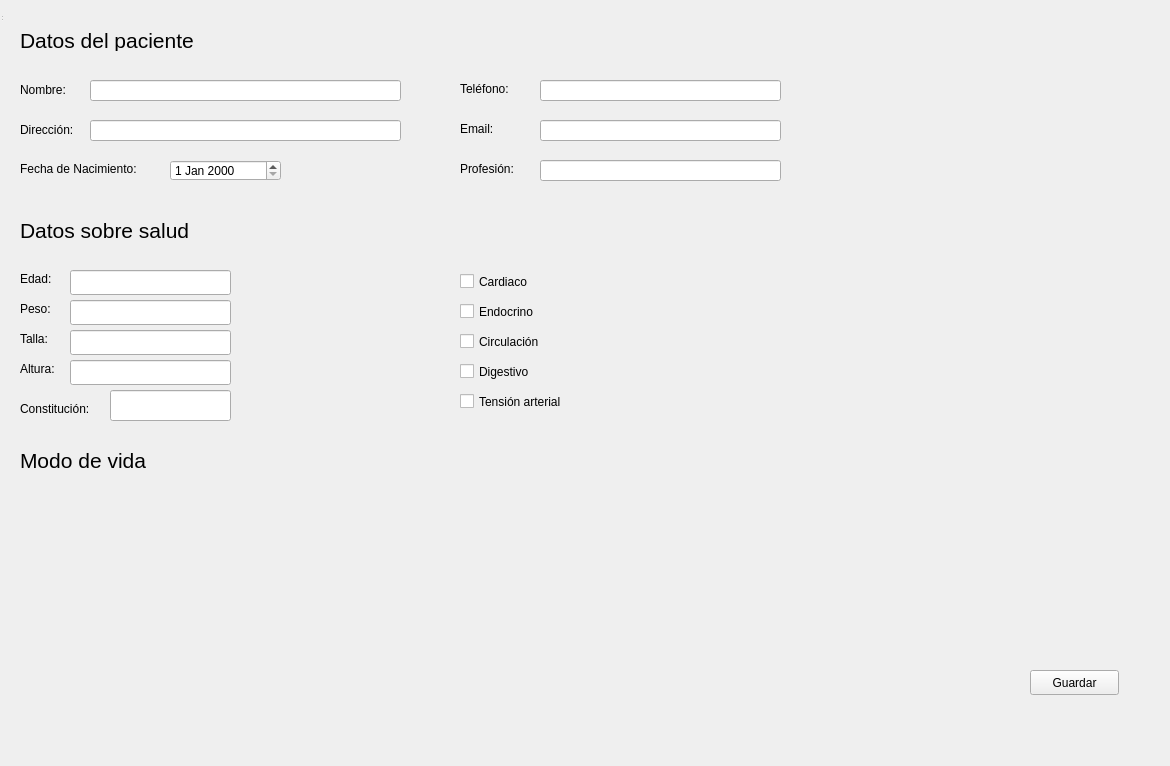
<?xml version="1.0" encoding="UTF-8"?>
<ui version="4.0">
    <class>savewindow</class>
    <widget class="QWidget" name="savewindow">
        <property name="geometry">
            <rect>
                <x>0</x>
                <y>0</y>
                <width>1170</width>
                <height>766</height>
            </rect>
        </property>
        <property name="windowTitle">
            <string>MainWindow</string>
        </property>
        <widget class="QWidget" name="centralwidget">
            <widget class="QLabel" name="PatientNameLable">
                <property name="geometry">
                    <rect>
                        <x>20</x>
                        <y>80</y>
                        <width>71</width>
                        <height>20</height>
                    </rect>
                </property>
                <property name="text">
                    <string>Nombre:</string>
                </property>
            </widget>
            <widget class="QLineEdit" name="PatientLineEdit">
                <property name="geometry">
                    <rect>
                        <x>90</x>
                        <y>80</y>
                        <width>311</width>
                        <height>21</height>
                    </rect>
                </property>
            </widget>
            <widget class="QLabel" name="AdressLabe">
                <property name="geometry">
                    <rect>
                        <x>20</x>
                        <y>120</y>
                        <width>67</width>
                        <height>20</height>
                    </rect>
                </property>
                <property name="text">
                    <string>Dirección:</string>
                </property>
            </widget>
            <widget class="QLineEdit" name="AdressLineEdit">
                <property name="geometry">
                    <rect>
                        <x>90</x>
                        <y>120</y>
                        <width>311</width>
                        <height>21</height>
                    </rect>
                </property>
            </widget>
            <widget class="QLabel" name="PhoneLabel">
                <property name="geometry">
                    <rect>
                        <x>460</x>
                        <y>80</y>
                        <width>67</width>
                        <height>17</height>
                    </rect>
                </property>
                <property name="text">
                    <string>Teléfono:</string>
                </property>
            </widget>
            <widget class="QLineEdit" name="PhoneLineEdit">
                <property name="geometry">
                    <rect>
                        <x>540</x>
                        <y>80</y>
                        <width>241</width>
                        <height>21</height>
                    </rect>
                </property>
            </widget>
            <widget class="QLabel" name="EmailLabel">
                <property name="geometry">
                    <rect>
                        <x>460</x>
                        <y>120</y>
                        <width>67</width>
                        <height>17</height>
                    </rect>
                </property>
                <property name="text">
                    <string>Email:</string>
                </property>
            </widget>
            <widget class="QLineEdit" name="EmailLineEdit">
                <property name="geometry">
                    <rect>
                        <x>540</x>
                        <y>120</y>
                        <width>241</width>
                        <height>21</height>
                    </rect>
                </property>
            </widget>
            <widget class="QLabel" name="BirthdateLabel">
                <property name="geometry">
                    <rect>
                        <x>20</x>
                        <y>160</y>
                        <width>151</width>
                        <height>17</height>
                    </rect>
                </property>
                <property name="text">
                    <string>Fecha de Nacimiento:</string>
                </property>
            </widget>
            <widget class="QDateEdit" name="BirthdateDateEdit">
                <property name="geometry">
                    <rect>
                        <x>170</x>
                        <y>160</y>
                        <width>111</width>
                        <height>21</height>
                    </rect>
                </property>
            </widget>
            <widget class="QLabel" name="JobLabel">
                <property name="geometry">
                    <rect>
                        <x>460</x>
                        <y>160</y>
                        <width>81</width>
                        <height>17</height>
                    </rect>
                </property>
                <property name="text">
                    <string>Profesión:</string>
                </property>
            </widget>
            <widget class="QLineEdit" name="JobLineEdit">
                <property name="geometry">
                    <rect>
                        <x>540</x>
                        <y>160</y>
                        <width>241</width>
                        <height>21</height>
                    </rect>
                </property>
            </widget>
            <widget class="QLabel" name="AgeLabel">
                <property name="geometry">
                    <rect>
                        <x>20</x>
                        <y>270</y>
                        <width>51</width>
                        <height>17</height>
                    </rect>
                </property>
                <property name="text">
                    <string>Edad:</string>
                </property>
            </widget>
            <widget class="QLabel" name="WeightLabel">
                <property name="geometry">
                    <rect>
                        <x>20</x>
                        <y>300</y>
                        <width>41</width>
                        <height>17</height>
                    </rect>
                </property>
                <property name="text">
                    <string>Peso:</string>
                </property>
            </widget>
            <widget class="QLabel" name="SizeLabel">
                <property name="geometry">
                    <rect>
                        <x>20</x>
                        <y>330</y>
                        <width>41</width>
                        <height>17</height>
                    </rect>
                </property>
                <property name="text">
                    <string>Talla:</string>
                </property>
            </widget>
            <widget class="QLabel" name="HeightLabel">
                <property name="geometry">
                    <rect>
                        <x>20</x>
                        <y>360</y>
                        <width>51</width>
                        <height>17</height>
                    </rect>
                </property>
                <property name="text">
                    <string>Altura:</string>
                </property>
            </widget>
            <widget class="QLineEdit" name="AgeLineEdit">
                <property name="geometry">
                    <rect>
                        <x>70</x>
                        <y>270</y>
                        <width>161</width>
                        <height>25</height>
                    </rect>
                </property>
            </widget>
            <widget class="QLineEdit" name="WeightLineEdit">
                <property name="geometry">
                    <rect>
                        <x>70</x>
                        <y>300</y>
                        <width>161</width>
                        <height>25</height>
                    </rect>
                </property>
            </widget>
            <widget class="QLineEdit" name="SizeLineEdit">
                <property name="geometry">
                    <rect>
                        <x>70</x>
                        <y>330</y>
                        <width>161</width>
                        <height>25</height>
                    </rect>
                </property>
            </widget>
            <widget class="QLineEdit" name="HeightLineEdit">
                <property name="geometry">
                    <rect>
                        <x>70</x>
                        <y>360</y>
                        <width>161</width>
                        <height>25</height>
                    </rect>
                </property>
            </widget>
            <widget class="QLabel" name="label">
                <property name="geometry">
                    <rect>
                        <x>20</x>
                        <y>400</y>
                        <width>91</width>
                        <height>17</height>
                    </rect>
                </property>
                <property name="text">
                    <string>Constitución:</string>
                </property>
            </widget>
            <widget class="QLineEdit" name="BodyShapeLineEdit">
                <property name="geometry">
                    <rect>
                        <x>110</x>
                        <y>390</y>
                        <width>121</width>
                        <height>31</height>
                    </rect>
                </property>
            </widget>
            <widget class="QCheckBox" name="CardiacCheckBox">
                <property name="geometry">
                    <rect>
                        <x>460</x>
                        <y>270</y>
                        <width>92</width>
                        <height>23</height>
                    </rect>
                </property>
                <property name="text">
                    <string>Cardiaco</string>
                </property>
            </widget>
            <widget class="QCheckBox" name="EndocrineCheckBox">
                <property name="geometry">
                    <rect>
                        <x>460</x>
                        <y>300</y>
                        <width>92</width>
                        <height>23</height>
                    </rect>
                </property>
                <property name="text">
                    <string>Endocrino</string>
                </property>
            </widget>
            <widget class="QCheckBox" name="CirculationCheckBox">
                <property name="geometry">
                    <rect>
                        <x>460</x>
                        <y>330</y>
                        <width>101</width>
                        <height>23</height>
                    </rect>
                </property>
                <property name="text">
                    <string>Circulación</string>
                </property>
            </widget>
            <widget class="QCheckBox" name="DigestiveCheckBox">
                <property name="geometry">
                    <rect>
                        <x>460</x>
                        <y>360</y>
                        <width>92</width>
                        <height>23</height>
                    </rect>
                </property>
                <property name="text">
                    <string>Digestivo</string>
                </property>
            </widget>
            <widget class="QCheckBox" name="BloodPressureCheckBox">
                <property name="geometry">
                    <rect>
                        <x>460</x>
                        <y>390</y>
                        <width>131</width>
                        <height>23</height>
                    </rect>
                </property>
                <property name="text">
                    <string>Tensión arterial</string>
                </property>
            </widget>
            <widget class="QPushButton" name="SaveButton">
                <property name="geometry">
                    <rect>
                        <x>1030</x>
                        <y>670</y>
                        <width>89</width>
                        <height>25</height>
                    </rect>
                </property>
                <property name="text">
                    <string>Guardar</string>
                </property>
            </widget>
            <widget class="QLabel" name="PatientData">
                <property name="geometry">
                    <rect>
                        <x>20</x>
                        <y>30</y>
                        <width>191</width>
                        <height>21</height>
                    </rect>
                </property>
                <property name="font">
                    <font>
                        <pointsize>16</pointsize>
                    </font>
                </property>
                <property name="text">
                    <string>Datos del paciente</string>
                </property>
            </widget>
            <widget class="QLabel" name="HealthData">
                <property name="geometry">
                    <rect>
                        <x>20</x>
                        <y>220</y>
                        <width>191</width>
                        <height>21</height>
                    </rect>
                </property>
                <property name="font">
                    <font>
                        <pointsize>16</pointsize>
                    </font>
                </property>
                <property name="text">
                    <string>Datos sobre salud</string>
                </property>
            </widget>
            <widget class="QLabel" name="LifeStyle">
                <property name="geometry">
                    <rect>
                        <x>20</x>
                        <y>450</y>
                        <width>191</width>
                        <height>21</height>
                    </rect>
                </property>
                <property name="font">
                    <font>
                        <pointsize>16</pointsize>
                    </font>
                </property>
                <property name="text">
                    <string>Modo de vida</string>
                </property>
            </widget>
        </widget>
        <widget class="QStatusBar" name="statusbar"/>
    </widget>
    <resources/>
    <connections/>
</ui>
